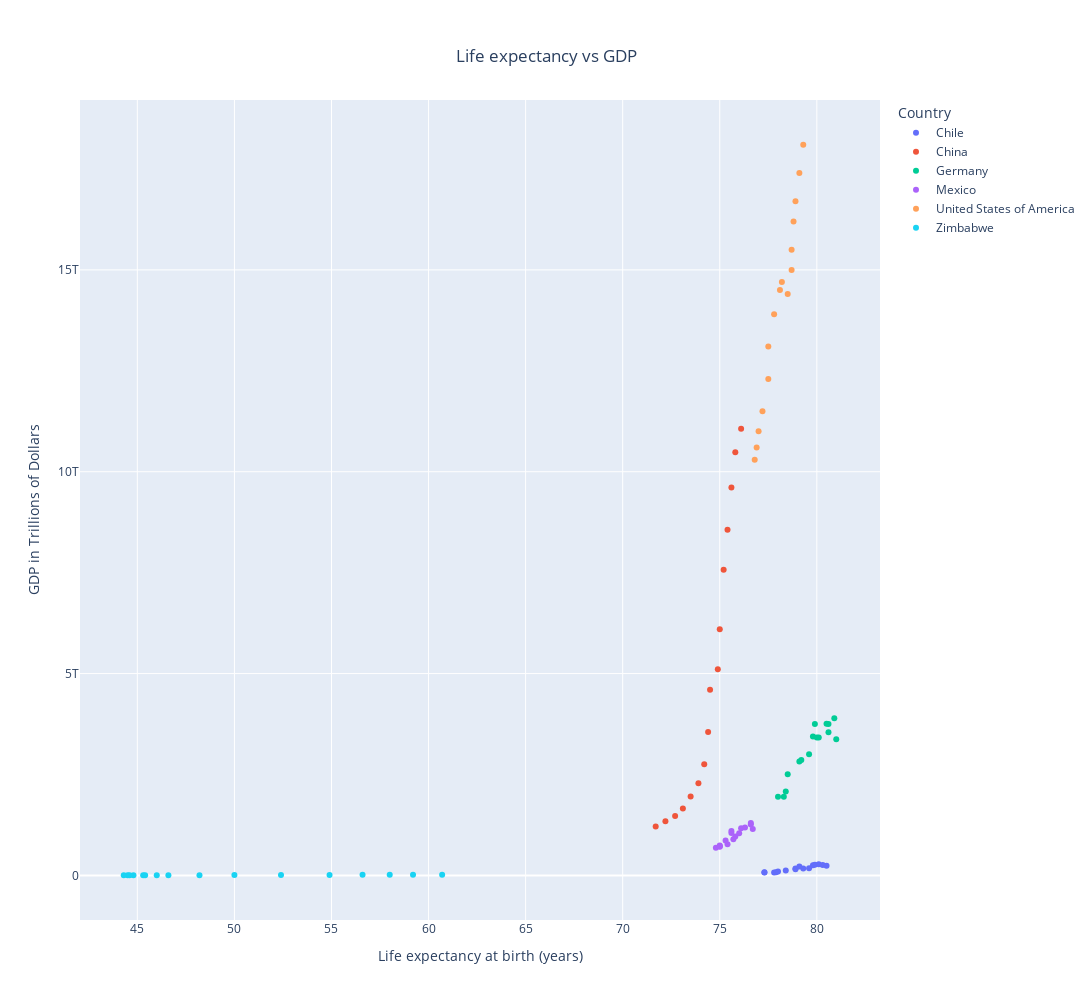

Notebook code cell kept with this figure:
### Code cell
fig = px.scatter(country_data, x='Life expectancy at birth (years)', y='GDP', title='Life expectancy vs GDP', width=1200, height=1000
                , labels={'GDP': 'GDP in Trillions of Dollars'}, hover_name='Year', color='Country')
fig.update_layout(title={'y':0.95, 'x':0.5})
fig.show()

### Figure 1 — Plotly figure (JSON) as saved in the notebook; plotly's stock layout.template omitted (floating-point values rounded to 4 significant figures)
{"data": [{"hovertemplate": "<b>%{hovertext}</b><br><br>Country=Chile<br>Life expectancy at birth (years)=%{x}<br>GDP in Trillions of Dollars=%{y}<extra></extra>", "hovertext": [2000, 2001, 2002, 2003, 2004, 2005, 2006, 2007, 2008, 2009, 2010, 2011, 2012, 2013, 2014, 2015], "legendgroup": "Chile", "marker": {"color": "#636efa", "symbol": "circle"}, "mode": "markers", "name": "Chile", "orientation": "v", "showlegend": true, "type": "scatter", "x": [77.3, 77.3, 77.8, 77.9, 78, 78.4, 78.9, 78.9, 79.6, 79.3, 79.1, 79.8, 79.9, 80.1, 80.3, 80.5], "xaxis": "x", "y": [77860932152, 70979923960, 69736811435, 75643459840, 99210392858, 122965000000, 154788000000, 173606000000, 179638000000, 172389000000, 218538000000, 252252000000, 267122000000, 278384000000, 260990000000, 242518000000], "yaxis": "y"}, {"hovertemplate": "<b>%{hovertext}</b><br><br>Country=China<br>Life expectancy at birth (years)=%{x}<br>GDP in Trillions of Dollars=%{y}<extra></extra>", "hovertext": [2000, 2001, 2002, 2003, 2004, 2005, 2006, 2007, 2008, 2009, 2010, 2011, 2012, 2013, 2014, 2015], "legendgroup": "China", "marker": {"color": "#EF553B", "symbol": "circle"}, "mode": "markers", "name": "China", "orientation": "v", "showlegend": true, "type": "scatter", "x": [71.7, 72.2, 72.7, 73.1, 73.5, 73.9, 74.2, 74.4, 74.5, 74.9, 75, 75.2, 75.4, 75.6, 75.8, 76.1], "xaxis": "x", "y": [1211350000000, 1339400000000, 1470550000000, 1660290000000, 1955350000000, 2285970000000, 2752130000000, 3552180000000, 4598210000000, 5109950000000, 6100620000000, 7572550000000, 8560550000000, 9607220000000, 10482400000000, 11064700000000], "yaxis": "y"}, {"hovertemplate": "<b>%{hovertext}</b><br><br>Country=Germany<br>Life expectancy at birth (years)=%{x}<br>GDP in Trillions of Dollars=%{y}<extra></extra>", "hovertext": [2000, 2001, 2002, 2003, 2004, 2005, 2006, 2007, 2008, 2009, 2010, 2011, 2012, 2013, 2014, 2015], "legendgroup": "Germany", "marker": {"color": "#00cc96", "symbol": "circle"}, "mode": "markers", "name": "Germany", "orientation": "v", "showlegend": true, "type": "scatter", "x": [78, 78.3, 78.4, 78.5, 79.1, 79.2, 79.6, 79.8, 79.9, 80, 80.1, 80.5, 80.6, 80.6, 80.9, 81], "xaxis": "x", "y": [1949950000000, 1950650000000, 2079140000000, 2505730000000, 2819250000000, 2861410000000, 3002450000000, 3439950000000, 3752370000000, 3418010000000, 3417090000000, 3757700000000, 3543980000000, 3752510000000, 3890610000000, 3375610000000], "yaxis": "y"}, {"hovertemplate": "<b>%{hovertext}</b><br><br>Country=Mexico<br>Life expectancy at birth (years)=%{x}<br>GDP in Trillions of Dollars=%{y}<extra></extra>", "hovertext": [2000, 2001, 2002, 2003, 2004, 2005, 2006, 2007, 2008, 2009, 2010, 2011, 2012, 2013, 2014, 2015], "legendgroup": "Mexico", "marker": {"color": "#ab63fa", "symbol": "circle"}, "mode": "markers", "name": "Mexico", "orientation": "v", "showlegend": true, "type": "scatter", "x": [74.8, 75, 75, 75, 75.4, 75.3, 75.8, 76, 75.6, 75.7, 75.6, 76.1, 76.3, 76.6, 76.6, 76.7], "xaxis": "x", "y": [683648000000, 724704000000, 741560000000, 713284000000, 770268000000, 866346000000, 965281000000, 1043470000000, 1101280000000, 894949000000, 1051130000000, 1171190000000, 1186600000000, 1261980000000, 1298460000000, 1152260000000], "yaxis": "y"}, {"hovertemplate": "<b>%{hovertext}</b><br><br>Country=United States of America<br>Life expectancy at birth (years)=%{x}<br>GDP in Trillions of Dollars=%{y}<extra></extra>", "hovertext": [2000, 2001, 2002, 2003, 2004, 2005, 2006, 2007, 2008, 2009, 2010, 2011, 2012, 2013, 2014, 2015], "legendgroup": "United States of America", "marker": {"color": "#FFA15A", "symbol": "circle"}, "mode": "markers", "name": "United States of America", "orientation": "v", "showlegend": true, "type": "scatter", "x": [76.8, 76.9, 77, 77.2, 77.5, 77.5, 77.8, 78.1, 78.2, 78.5, 78.7, 78.7, 78.8, 78.9, 79.1, 79.3], "xaxis": "x", "y": [10300000000000, 10600000000000, 11000000000000, 11500000000000, 12300000000000, 13100000000000, 13900000000000, 14500000000000, 14700000000000, 14400000000000, 15000000000000, 15500000000000, 16200000000000, 16700000000000, 17400000000000, 18100000000000], "yaxis": "y"}, {"hovertemplate": "<b>%{hovertext}</b><br><br>Country=Zimbabwe<br>Life expectancy at birth (years)=%{x}<br>GDP in Trillions of Dollars=%{y}<extra></extra>", "hovertext": [2000, 2001, 2002, 2003, 2004, 2005, 2006, 2007, 2008, 2009, 2010, 2011, 2012, 2013, 2014, 2015], "legendgroup": "Zimbabwe", "marker": {"color": "#19d3f3", "symbol": "circle"}, "mode": "markers", "name": "Zimbabwe", "orientation": "v", "showlegend": true, "type": "scatter", "x": [46, 45.3, 44.8, 44.5, 44.3, 44.6, 45.4, 46.6, 48.2, 50, 52.4, 54.9, 56.6, 58, 59.2, 60.7], "xaxis": "x", "y": [6689957600, 6777384700, 6342116400, 5727591800, 5805598400, 5755215200, 5443896500, 5291950100, 4415702800, 8621573608, 10141859710, 12098450749, 14242490252, 15451768659, 15891049236, 16304667807], "yaxis": "y"}], "layout": {"height": 1000, "legend": {"title": {"text": "Country"}, "tracegroupgap": 0}, "title": {"text": "Life expectancy vs GDP", "x": 0.5, "y": 0.95}, "width": 1200, "xaxis": {"anchor": "y", "domain": [0, 1], "title": {"text": "Life expectancy at birth (years)"}}, "yaxis": {"anchor": "x", "domain": [0, 1], "title": {"text": "GDP in Trillions of Dollars"}}}}
